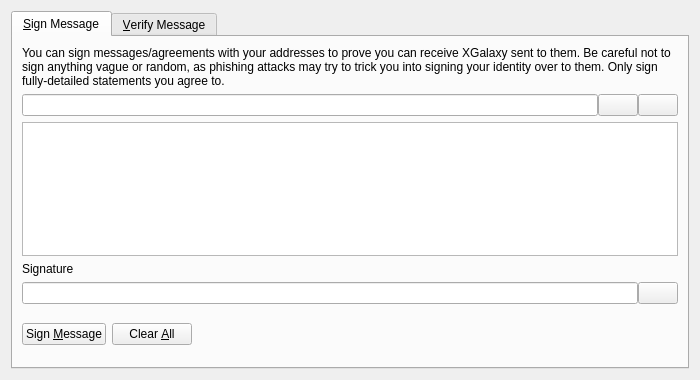
<?xml version="1.0" encoding="UTF-8"?>
<ui version="4.0">
 <class>SignVerifyMessageDialog</class>
 <widget class="QDialog" name="SignVerifyMessageDialog">
  <property name="geometry">
   <rect>
    <x>0</x>
    <y>0</y>
    <width>700</width>
    <height>380</height>
   </rect>
  </property>
  <property name="windowTitle">
   <string>Signatures - Sign / Verify a Message</string>
  </property>
  <property name="modal">
   <bool>true</bool>
  </property>
  <layout class="QVBoxLayout" name="verticalLayout">
   <item>
    <widget class="QTabWidget" name="tabWidget">
     <property name="currentIndex">
      <number>0</number>
     </property>
     <widget class="QWidget" name="tabSignMessage">
      <attribute name="title">
       <string>&amp;Sign Message</string>
      </attribute>
      <layout class="QVBoxLayout" name="verticalLayout_SM">
       <item>
        <widget class="QLabel" name="infoLabel_SM">
         <property name="text">
          <string>You can sign messages/agreements with your addresses to prove you can receive XGalaxy sent to them. Be careful not to sign anything vague or random, as phishing attacks may try to trick you into signing your identity over to them. Only sign fully-detailed statements you agree to.</string>
         </property>
         <property name="textFormat">
          <enum>Qt::PlainText</enum>
         </property>
         <property name="wordWrap">
          <bool>true</bool>
         </property>
        </widget>
       </item>
       <item>
        <layout class="QHBoxLayout" name="horizontalLayout_1_SM">
         <property name="spacing">
          <number>0</number>
         </property>
         <item>
          <widget class="QValidatedLineEdit" name="addressIn_SM">
           <property name="toolTip">
            <string>The XGalaxy address to sign the message with</string>
           </property>
          </widget>
         </item>
         <item>
          <widget class="QPushButton" name="addressBookButton_SM">
           <property name="toolTip">
            <string>Choose previously used address</string>
           </property>
           <property name="text">
            <string/>
           </property>
           <property name="shortcut">
            <string>Alt+A</string>
           </property>
           <property name="autoDefault">
            <bool>false</bool>
           </property>
          </widget>
         </item>
         <item>
          <widget class="QPushButton" name="pasteButton_SM">
           <property name="toolTip">
            <string>Paste address from clipboard</string>
           </property>
           <property name="text">
            <string/>
           </property>
           <property name="shortcut">
            <string>Alt+P</string>
           </property>
           <property name="autoDefault">
            <bool>false</bool>
           </property>
          </widget>
         </item>
        </layout>
       </item>
       <item>
        <widget class="QPlainTextEdit" name="messageIn_SM">
         <property name="toolTip">
          <string>Enter the message you want to sign here</string>
         </property>
        </widget>
       </item>
       <item>
        <widget class="QLabel" name="signatureLabel_SM">
         <property name="text">
          <string>Signature</string>
         </property>
         <property name="textFormat">
          <enum>Qt::PlainText</enum>
         </property>
        </widget>
       </item>
       <item>
        <layout class="QHBoxLayout" name="horizontalLayout_2_SM">
         <property name="spacing">
          <number>0</number>
         </property>
         <item>
          <widget class="QLineEdit" name="signatureOut_SM">
           <property name="font">
            <font>
             <italic>true</italic>
            </font>
           </property>
           <property name="readOnly">
            <bool>true</bool>
           </property>
          </widget>
         </item>
         <item>
          <widget class="QPushButton" name="copySignatureButton_SM">
           <property name="toolTip">
            <string>Copy the current signature to the system clipboard</string>
           </property>
           <property name="text">
            <string/>
           </property>
           <property name="autoDefault">
            <bool>false</bool>
           </property>
          </widget>
         </item>
        </layout>
       </item>
       <item>
        <layout class="QHBoxLayout" name="horizontalLayout_3_SM">
         <item>
          <widget class="QPushButton" name="signMessageButton_SM">
           <property name="toolTip">
            <string>Sign the message to prove you own this XGalaxy address</string>
           </property>
           <property name="text">
            <string>Sign &amp;Message</string>
           </property>
           <property name="autoDefault">
            <bool>false</bool>
           </property>
          </widget>
         </item>
         <item>
          <widget class="QPushButton" name="clearButton_SM">
           <property name="toolTip">
            <string>Reset all sign message fields</string>
           </property>
           <property name="text">
            <string>Clear &amp;All</string>
           </property>
           <property name="autoDefault">
            <bool>false</bool>
           </property>
          </widget>
         </item>
         <item>
          <spacer name="horizontalSpacer_1_SM">
           <property name="orientation">
            <enum>Qt::Horizontal</enum>
           </property>
           <property name="sizeHint" stdset="0">
            <size>
             <width>40</width>
             <height>48</height>
            </size>
           </property>
          </spacer>
         </item>
         <item>
          <widget class="QLabel" name="statusLabel_SM">
           <property name="font">
            <font>
             <weight>75</weight>
             <bold>true</bold>
            </font>
           </property>
           <property name="text">
            <string/>
           </property>
           <property name="wordWrap">
            <bool>true</bool>
           </property>
          </widget>
         </item>
         <item>
          <spacer name="horizontalSpacer_2_SM">
           <property name="orientation">
            <enum>Qt::Horizontal</enum>
           </property>
           <property name="sizeHint" stdset="0">
            <size>
             <width>40</width>
             <height>48</height>
            </size>
           </property>
          </spacer>
         </item>
        </layout>
       </item>
      </layout>
     </widget>
     <widget class="QWidget" name="tabVerifyMessage">
      <attribute name="title">
       <string>&amp;Verify Message</string>
      </attribute>
      <layout class="QVBoxLayout" name="verticalLayout_VM">
       <item>
        <widget class="QLabel" name="infoLabel_VM">
         <property name="text">
          <string>Enter the receiver's address, message (ensure you copy line breaks, spaces, tabs, etc. exactly) and signature below to verify the message. Be careful not to read more into the signature than what is in the signed message itself, to avoid being tricked by a man-in-the-middle attack. Note that this only proves the signing party receives with the address, it cannot prove sendership of any transaction!</string>
         </property>
         <property name="textFormat">
          <enum>Qt::PlainText</enum>
         </property>
         <property name="alignment">
          <set>Qt::AlignLeading|Qt::AlignLeft|Qt::AlignTop</set>
         </property>
         <property name="wordWrap">
          <bool>true</bool>
         </property>
        </widget>
       </item>
       <item>
        <layout class="QHBoxLayout" name="horizontalLayout_1_VM">
         <property name="spacing">
          <number>0</number>
         </property>
         <item>
          <widget class="QValidatedLineEdit" name="addressIn_VM">
           <property name="toolTip">
            <string>The XGalaxy address the message was signed with</string>
           </property>
          </widget>
         </item>
         <item>
          <widget class="QPushButton" name="addressBookButton_VM">
           <property name="toolTip">
            <string>Choose previously used address</string>
           </property>
           <property name="text">
            <string/>
           </property>
           <property name="shortcut">
            <string>Alt+A</string>
           </property>
           <property name="autoDefault">
            <bool>false</bool>
           </property>
          </widget>
         </item>
        </layout>
       </item>
       <item>
        <widget class="QPlainTextEdit" name="messageIn_VM"/>
       </item>
       <item>
        <widget class="QValidatedLineEdit" name="signatureIn_VM"/>
       </item>
       <item>
        <layout class="QHBoxLayout" name="horizontalLayout_2_VM">
         <item>
          <widget class="QPushButton" name="verifyMessageButton_VM">
           <property name="toolTip">
            <string>Verify the message to ensure it was signed with the specified XGalaxy address</string>
           </property>
           <property name="text">
            <string>Verify &amp;Message</string>
           </property>
           <property name="autoDefault">
            <bool>false</bool>
           </property>
          </widget>
         </item>
         <item>
          <widget class="QPushButton" name="clearButton_VM">
           <property name="toolTip">
            <string>Reset all verify message fields</string>
           </property>
           <property name="text">
            <string>Clear &amp;All</string>
           </property>
           <property name="autoDefault">
            <bool>false</bool>
           </property>
          </widget>
         </item>
         <item>
          <spacer name="horizontalSpacer_1_VM">
           <property name="orientation">
            <enum>Qt::Horizontal</enum>
           </property>
           <property name="sizeHint" stdset="0">
            <size>
             <width>40</width>
             <height>48</height>
            </size>
           </property>
          </spacer>
         </item>
         <item>
          <widget class="QLabel" name="statusLabel_VM">
           <property name="font">
            <font>
             <weight>75</weight>
             <bold>true</bold>
            </font>
           </property>
           <property name="text">
            <string/>
           </property>
           <property name="wordWrap">
            <bool>true</bool>
           </property>
          </widget>
         </item>
         <item>
          <spacer name="horizontalSpacer_2_VM">
           <property name="orientation">
            <enum>Qt::Horizontal</enum>
           </property>
           <property name="sizeHint" stdset="0">
            <size>
             <width>40</width>
             <height>48</height>
            </size>
           </property>
          </spacer>
         </item>
        </layout>
       </item>
      </layout>
     </widget>
    </widget>
   </item>
  </layout>
 </widget>
 <customwidgets>
  <customwidget>
   <class>QValidatedLineEdit</class>
   <extends>QLineEdit</extends>
   <header>qvalidatedlineedit.h</header>
  </customwidget>
 </customwidgets>
 <resources>
  <include location="../xgalaxy.qrc"/>
 </resources>
 <connections/>
</ui>
